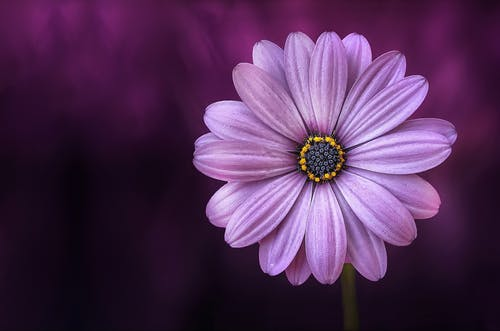
#> input picture image/flower.jpg, 500 x 331 px, found by its file name
$ jupyter execute color_histograms.ipynb
#> lines starting #> are read from the running program, lines starting #| are printed output that depends on the picture
## **In this code, we are going to computing a histogram for each channel of the image.**

First we need to mount our code with google drive.

[cell 1]
# To mount code with google drive
from google.colab import drive
drive.mount('/content/drive')

Import all the package that we will use for the code.

[cell 2]
# Import the necessary packages
from __future__ import print_function
from matplotlib import pyplot as plt
import numpy as np
import argparse
import cv2
from google.colab.patches import cv2_imshow

Set the path for the image that we will use for testing the code.

When you mount the code, folder **"drive"** will appear on the left screen when you click the **"file"** symbol. Then you just need to find the image in your drive and right click on that image.

A pop up will show some list then just click **"copy path"**. After that you just need to paste the path here.

[cell 3]
# Construct the argument parser and parse the arguments
args = {
	# Task 1
	"image": "/content/drive/My Drive/Colab Notebooks/Image-Processing/flower.jpg"
}

Now that we have the path to the image, we can load it off the disk using the cv2.imread function on Line 1. The cv2.imread function returns a NumPy array representing the image.

Then, displaying the actual image on our screen. The parameter is a reference to the image we loaded before.

[cell 4]
# Task 2
# Load the image and show it here :
image = cv2.imread(args["image"])
#> image is the input picture: shape (331, 500, 3); mean B, G, R 84.9, 46.4, 81.3
cv2_imshow(image)

The ﬁrst thing we are going to do is split the image into its three channels: blue, green, and red. Normally, we read this is red, green, blue (RGB). However, OpenCV stores the image as a NumPy array in reverse order: BGR. This is important to note. We then initialize a tuple of strings representing the colors. We take care of all this on Lines 3-4.

On Lines 5-8 we set up our PyPlot ﬁgure. We’ll plot the bins on the x-axis and the number of pixels placed into each bin on the y-axis.

We then reach a for loop on Line 11, where we start looping over each of the channels in the image.

Then, for each channel, we compute a histogram on Line 13. The code is identical to that of computing a histogram for the grayscale image; however, we are doing it for each Red, Green, and Blue channel, allowing us to characterize the distribution of pixel intensities. We add our histogram to the plot on Line 14.

[cell 5]
# Grab the image channels, initialize the tuple of colors
# and the figure
chans = cv2.split(image)
colors = ("b", "g", "r")
plt.figure()
plt.title("'Flattened' Color Histogram")
plt.xlabel("Bins")
plt.ylabel("# of Pixels")

# Loop over the image channels
for (chan, color) in zip(chans, colors):
	# Create a histogram for the current channel and plot it
	hist = cv2.calcHist([chan], [0], None, [256], [0, 256])
	plt.plot(hist, color = color)
	plt.xlim([0, 256])
#> this loop made 3 passes
#> color on passes 1 to 3: 'b', 'g', 'r'

# Task 3
# Show the plot here :
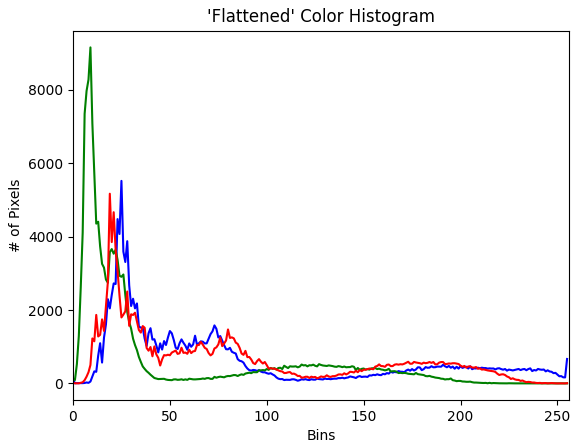
#> figure drawn by matplotlib, 1 panel; curve peaks at x = 25, y = 5521; curve peaks at x = 9, y = 9160; curve peaks at x = 19, y = 5171

Let's move on to 2D histograms -- I am reducing the number of bins in the histogram from 256 to 32 so we can better visualize the results.

Plot a 2D color histogram for **green and blue**.

[cell 6]
fig = plt.figure()

# Plot a 2D color histogram for green and blue
ax = fig.add_subplot(131)
hist = cv2.calcHist([chans[1], chans[0]], [0, 1], None,
	[32, 32], [0, 256, 0, 256])
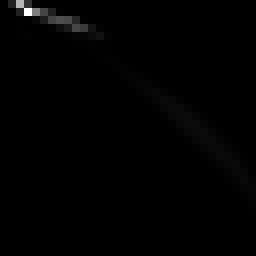
#> hist: shape (32, 32) float32 (shown 8 times larger); min 0, max 22448, mean 161.6; drawn with min black and max white
p = ax.imshow(hist, interpolation = "nearest")
ax.set_title("2D Color Histogram for G and B")
plt.colorbar(p)

# Task 4
# Show the plot here :
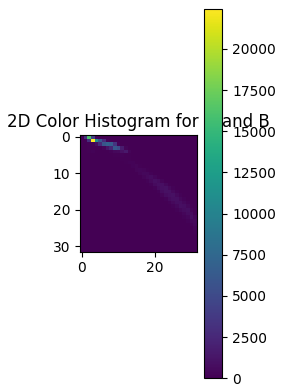
#> figure drawn by matplotlib, 2 panels

Let's move on to 2D histograms -- I am reducing the number of bins in the histogram from 256 to 32 so we can better visualize the results.

Plot a 2D color histogram for **green and red**.

[cell 7]
fig = plt.figure()

# Plot a 2D color histogram for green and red
ax = fig.add_subplot(132)
hist = cv2.calcHist([chans[1], chans[2]], [0, 1], None,
	[32, 32], [0, 256, 0, 256])
p = ax.imshow(hist, interpolation = "nearest")
ax.set_title("2D Color Histogram for G and R")
plt.colorbar(p)

# Task 5
# Show the plot here :
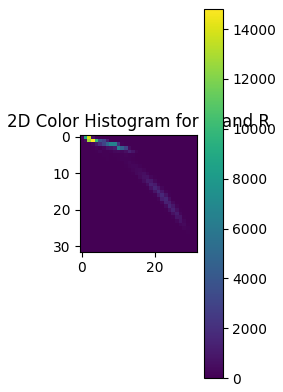
#> figure drawn by matplotlib, 2 panels

Let's move on to 2D histograms -- I am reducing the number of bins in the histogram from 256 to 32 so we can better visualize the results.

Plot a 2D color histogram for **blue and red**.

[cell 8]
fig = plt.figure()

# Plot a 2D color histogram for blue and red
ax = fig.add_subplot(133)
hist = cv2.calcHist([chans[0], chans[2]], [0, 1], None,
	[32, 32], [0, 256, 0, 256])
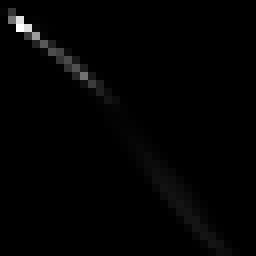
#> hist: shape (32, 32) float32 (shown 8 times larger); min 0, max 14118, mean 161.6; drawn with min black and max white
p = ax.imshow(hist, interpolation = "nearest")
ax.set_title("2D Color Histogram for B and R")
plt.colorbar(p)

# Task 6
# Show the plot here :
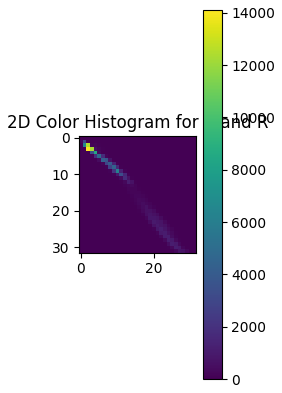
#> figure drawn by matplotlib, 2 panels

Examine the dimensionality of one of the 2D histograms

[cell 9]
print("2D histogram shape: {}, with {} values".format(
	hist.shape, hist.flatten().shape[0]))
#| 2D histogram shape: (32, 32), with 1024 values

Our 2D histogram could only take into account 2 out of the 3 channels in the image so now let's build a 3D color histogram (utilizing all channels) with 8 bins in each direction -- we can't plot the 3D histogram, but the theory is we'll just show the shape of the histogram

[cell 10]
hist = cv2.calcHist([image], [0, 1, 2],
	None, [8, 8, 8], [0, 256, 0, 256, 0, 256])
print("3D histogram shape: {}, with {} values".format(
	hist.shape, hist.flatten().shape[0]))
#| 3D histogram shape: (8, 8, 8), with 512 values

$ run again, with image/corona.jpg copied over image/flower.jpg
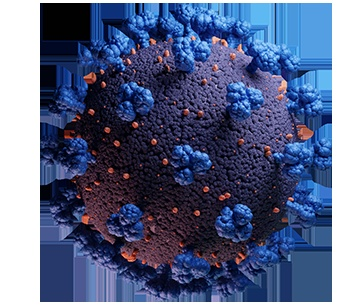
#> input picture image/corona.jpg, 360 x 306 px, found by its file name
#> image is the input picture: shape (306, 360, 3); mean B, G, R 136.7, 103, 91.2
#> the loop `for (chan, color) in zip(chans, colors):` made 3 passes
#> color on passes 1 to 3: 'b', 'g', 'r'
#> `[cell 5] # Grab the image channels, initialize the tuple of colors # a..`:
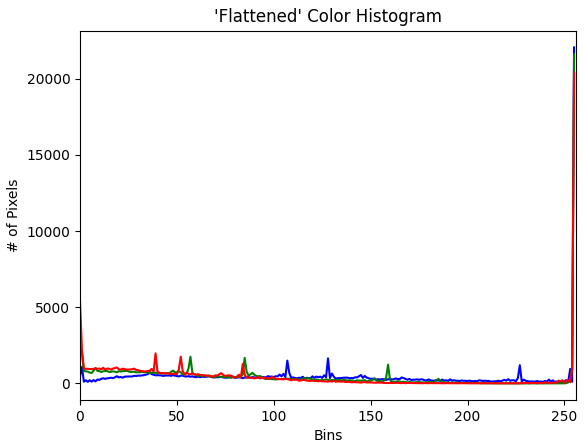
#> figure drawn by matplotlib, 1 panel; curve peaks at x = 255, y = 22061; curve peaks at x = 255, y = 21611; curve peaks at x = 255, y = 20393
#> `[cell 8] fig = plt.figure()  # Plot a 2D color histogram for blue and ..`:
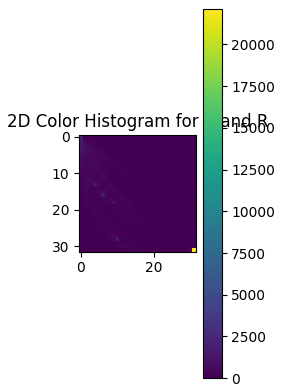
#> figure drawn by matplotlib, 2 panels
#| 2D histogram shape: (32, 32), with 1024 values
#| 3D histogram shape: (8, 8, 8), with 512 values
